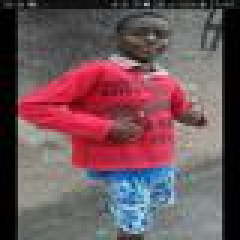
#> input picture CONJ_TREINO/40.jpg, 80 x 80 px (shown 3 times larger); its folder holds only this picture in this run
$ jupyter execute --allow-errors Untitled1.ipynb   (older library calls are emulated)
#> lines starting #> are read from the running program, lines starting #| are printed output that depends on the picture
[cell 1]
import csv
import cv2
import glob, os
from faces import *
from preproc import *
import numpy as np
import pandas as pd
from PIL import Image
import PIL

CSV_UFJF = 'UFJF.csv'

def busca_csv(id_img):

    df_data = pd.read_csv(CSV_UFJF)
    df_data.set_index('id_imagem', inplace=True) # tornando a coluna id_imagem em indice
    caracteristicas = 'teste'

    try:
        #caracteristicas = df_data.loc[id_img].values
        caracteristicas = df_data.loc[id_img]['cor_pele']
        print("MINHA CARACTERISTICA É", caracteristicas)
        return caracteristicas
    except:
        print("Imagem"+str(id_img)+" não encontrada.\n")

def load_data(DIRETORIO):

    x       = [] # lista das imagens
    y       = [] # lista de atributos das imagens (corCabelo, corOlhos...)
    id_img  = 0
    print(DIRETORIO)
    print("vou pro for")
    for i in glob.glob(DIRETORIO):
        print("cheguei no for")
        img             = Image.open(i)
#> img is the input picture: PIL image 80x80 RGB; mean R, G, B 111, 83.5, 89.7
        img             = img.resize((30, 30), PIL.Image.ANTIALIAS)
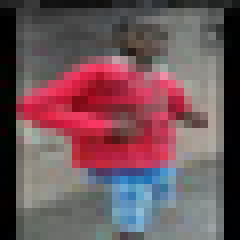
#> img: PIL image 30x30 RGB (shown 8 times larger); mean R, G, B 111.1, 83.6, 89.8
        pixels          = np.asarray(img).astype('float32') #transforma a imagem em um array de pixels
        pixels          = pixels/pixels.max()
        id_img          = int(nome(i)) # transforma id da imagem em inteiro antes de passar pra busca
        caracteristicas = busca_csv(id_img)

        x.append(pixels)
        y.append(caracteristicas)

    return x,y

#> (the rest of this cell did not finish here and is left out)


$ run again, on CONJ_TREINO/45.jpg
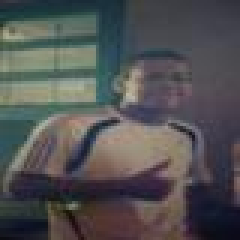
#> input picture CONJ_TREINO/45.jpg, 80 x 80 px (shown 3 times larger)
#> in load_data, img is the input picture: PIL image 80x80 RGB; mean R, G, B 81.8, 81.7, 82.5
#> in load_data, `img             = img.resize((30, 30), PIL.Image.ANTIALIAS)`:
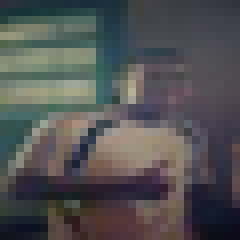
#> img: PIL image 30x30 RGB (shown 8 times larger); mean R, G, B 81.8, 81.7, 82.5
#> in load_data, `pixels          = pixels/pixels.max()`:
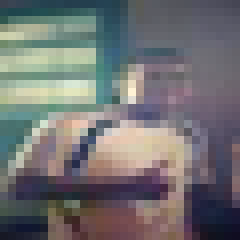
#> pixels: shape (30, 30, 3) float32 (shown 8 times larger); mean R, G, B 0.444, 0.444, 0.448

$ run again, on CONJ_TREINO/47.jpg
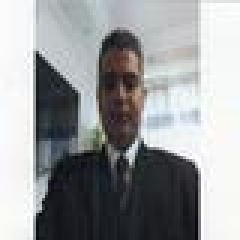
#> input picture CONJ_TREINO/47.jpg, 80 x 80 px (shown 3 times larger)
#> in load_data, img is the input picture: PIL image 80x80 RGB; mean R, G, B 152.7, 154.6, 156
#> in load_data, `img             = img.resize((30, 30), PIL.Image.ANTIALIAS)`:
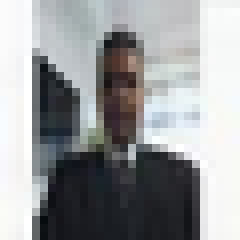
#> img: PIL image 30x30 RGB (shown 8 times larger); mean R, G, B 152.7, 154.6, 156
